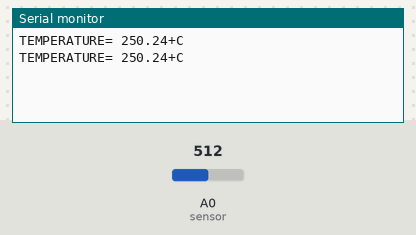
The sketch below on a simulated Arduino Uno, built with avr-gcc and run on an emulated ATmega328P. Parts: the last lines printed to the serial monitor. The test bench sets the inputs (shaded band); at power-on: A0 (sensor) = 512.

Above: at 1.8 s.
1.9 s: A0 (sensor) set to 716
At 2.8 s:
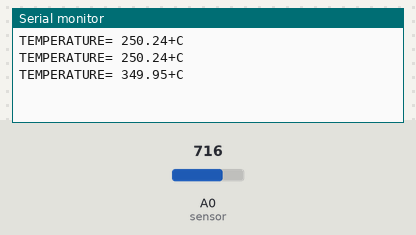
3.4 s: A0 (sensor) set to 900
At 4.6 s:
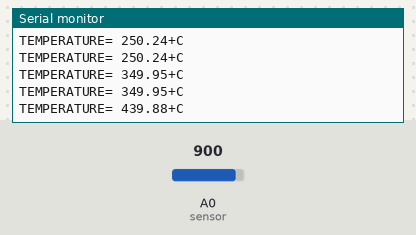
Timing chart, 0 to 6.4 s (numbered marks = the images above; inputs shaded):
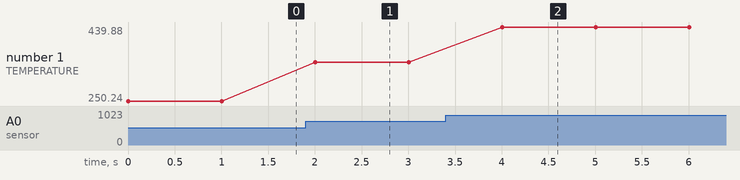

Measured:
- after the input at 1.9 s, the serial monitor: prints a new line after 0.10 s (image 1)
- after the input at 3.4 s, the serial monitor: prints a new line after 0.60 s (image 2)
- plotted number 1: 250.24 → 349.95 after the input at 1.9 s, 349.95 → 439.88 after the input at 3.4 s

The sketch:

TEMPERATURE_SENSOR.ino
```cpp
const int sensor=A0;
int val;
void setup() {
  // put your setup code here, to run once:
  pinMode(sensor,INPUT);
  Serial.begin(115200);
}
void loop() {
  // put your main code here, to run repeatedly:
  val=analogRead(sensor);
  float mv=(val/1023.0)*5000;
  float cel=mv/10;
  Serial.print("TEMPERATURE= ");
  Serial.print(cel);
  Serial.print("+C");
  Serial.println();
  delay(1000);
}
```
